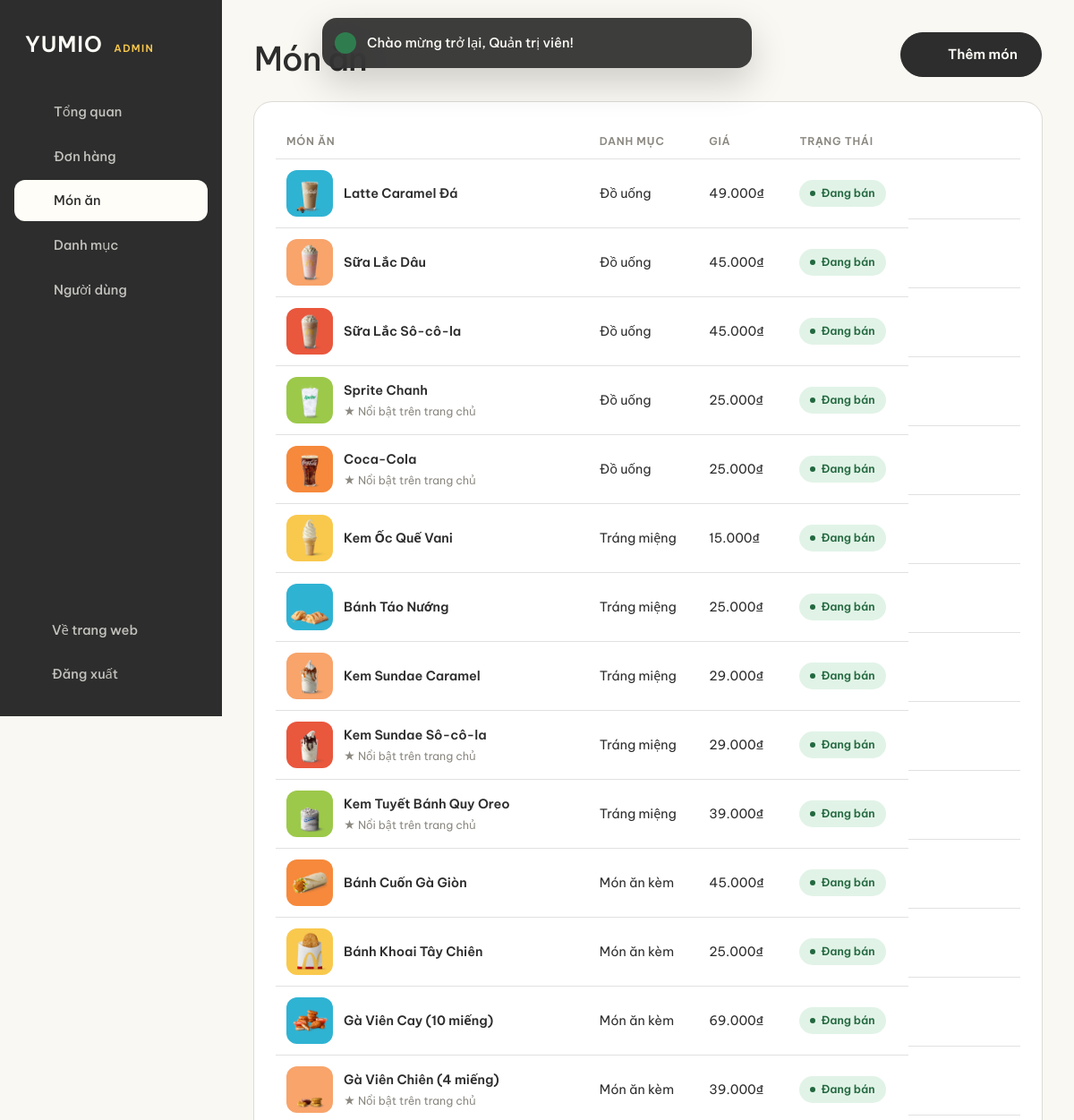
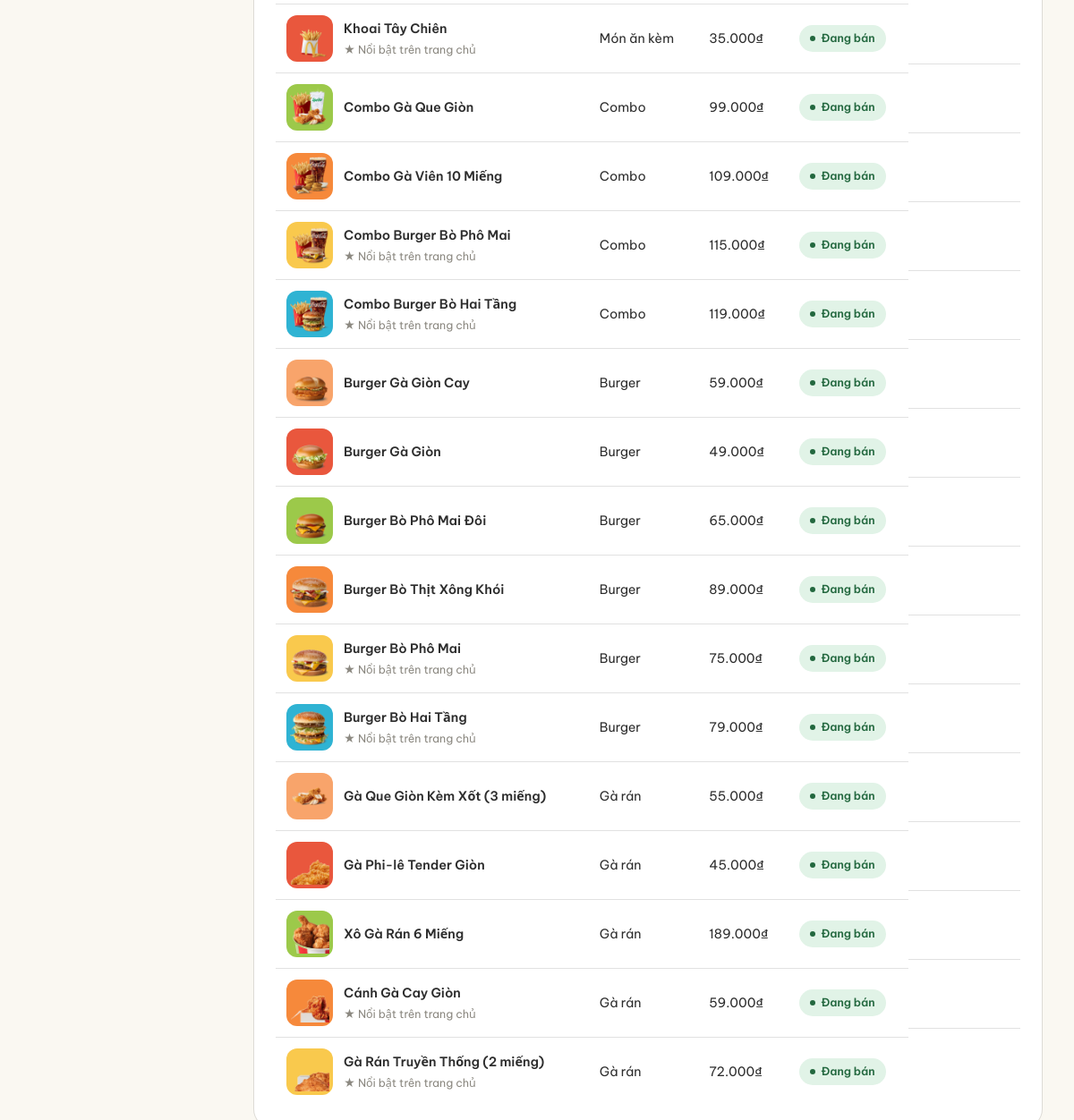
Screenshot of /admin/foods (signed in) with the database file from the repository (2 pictures, top to bottom).
### tables this page shows
CREATE TABLE foods (
    id           INT UNSIGNED AUTO_INCREMENT PRIMARY KEY,
    category_id  INT UNSIGNED NOT NULL,
    name         VARCHAR(150) NOT NULL,
    slug         VARCHAR(170) NOT NULL UNIQUE,
    description  TEXT NULL,
    price        DECIMAL(12, 0) NOT NULL,
    image        VARCHAR(255) NULL COMMENT 'Đường dẫn tính từ public/',
    bg_color     CHAR(7) NOT NULL DEFAULT '#f9c94d' COMMENT 'Màu nền thẻ món ăn',
    is_featured  TINYINT(1) NOT NULL DEFAULT 0,
    is_available TINYINT(1) NOT NULL DEFAULT 1,
    created_at   TIMESTAMP NOT NULL DEFAULT CURRENT_TIMESTAMP,
    FOREIGN KEY (category_id) REFERENCES categories(id) ON DELETE RESTRICT
);

CREATE TABLE categories (
    id          INT UNSIGNED AUTO_INCREMENT PRIMARY KEY,
    name        VARCHAR(100) NOT NULL,
    slug        VARCHAR(120) NOT NULL UNIQUE,
    description TEXT NULL,
    image       VARCHAR(255) NULL COMMENT 'Đường dẫn tính từ public/',
    color       CHAR(7) NOT NULL DEFAULT '#f9c94d' COMMENT 'Màu nền thẻ danh mục',
    sort_order  INT NOT NULL DEFAULT 0,
    created_at  TIMESTAMP NOT NULL DEFAULT CURRENT_TIMESTAMP
);

### app/Core/Controller.php (called while the page is built, shortened)
<?php
abstract class Controller
{
    protected function view(string $view, array $data = [], ?string $layout = 'main'): void
    {
        View::render($view, $data, $layout);
    }
}

### app/Controllers/Admin/FoodController.php (called while the page is built, shortened)
<?php
class FoodController extends Controller
{
    public function index(): void
    {
        $this->view('admin/food/index', ['title' => 'Món ăn', 'items' => Food::allWithCategory()], 'admin');
    }
}

### public/index.php (called while the page is built, shortened)
<?php
$router = new App\Core\Router();
$router->dispatch($_SERVER['REQUEST_METHOD'], $_SERVER['REQUEST_URI']);

### app/Models/Food.php (called while the page is built, shortened)
<?php
class Food extends Model
{
    public static function allWithCategory(): array
    {
        return static::db()->query(
            'SELECT f.*, c.name AS category_name FROM foods f
             JOIN categories c ON c.id = f.category_id
             ORDER BY f.id DESC'
        )->fetchAll();
    }
}

### app/Views/admin/food/index.php (the view, shortened to what this page needs)
<?php $headAction = ['/admin/foods/create', 'Thêm món']; require BASE_PATH . '/app/Views/partials/admin_head.php'; ?>
<section class="panel">
    <table class="table">
        <thead><tr><th>Món ăn</th><th>Danh mục</th><th>Giá</th><th>Trạng thái</th><th></th></tr></thead>
        <tbody>
        <?php foreach ($items as $food): ?>
            <tr>
                <td>
                    <div class="cell-media">
                        <span class="tile-media" style="--tile-bg: <?= e($food['bg_color']) ?>"><img src="<?= image_url($food['image']) ?>" alt="" loading="lazy"></span>
                        <span><a href="<?= url('/foods/' . $food['slug']) ?>" target="_blank"><?= e($food['name']) ?></a><?php if ($food['is_featured']): ?><small>★ Nổi bật trên trang chủ</small><?php endif; ?></span>
                    </div>
                </td>
                <td><?= e($food['category_name']) ?></td>
                <td><?= format_price($food['price']) ?></td>
                <td><span class="status-pill <?= $food['is_available'] ? 'status--completed' : 'status--cancelled' ?>"><?= $food['is_available'] ? 'Đang bán' : 'Ngừng bán' ?></span></td>
                <td class="table__actions">
                    <a href="<?= url('/admin/foods/' . $food['id'] . '/edit') ?>" class="icon-btn" aria-label="Sửa"><?= icon('edit', 18) ?></a>
                    <form action="<?= url('/admin/foods/' . $food['id'] . '/delete') ?>" method="post" data-confirm="Xoá món “<?= e($food['name']) ?>”?">
                        <button type="submit" class="icon-btn icon-btn--danger" aria-label="Xoá"><?= icon('trash', 18) ?></button>
                    </form>
                </td>
            </tr>
        <?php endforeach; ?>
        </tbody>
    </table>
</section>

### app/Helpers/functions.php (shortened to what this page needs)
<?php
function config(string $name): array
{
    static $cache = [];
    return $cache[$name] ??= require BASE_PATH . "/config/{$name}.php";
}
function e(mixed $value): string
{
    return htmlspecialchars((string) $value, ENT_QUOTES, 'UTF-8');
}
function url(string $path = ''): string
{
    return config('app')['url'] . '/' . ltrim($path, '/');
}
function asset(string $path): string
{
    return url('assets/' . ltrim($path, '/'));
}
function format_price(float|int|string $price): string
{
    return number_format((float) $price, 0, ',', '.') . '₫';
}
function image_url(?string $path): string
{
    return $path ? url($path) : asset('images/placeholder.svg');
}
function icon(string $name, int $size = 20): string
{
    $paths = [
        'search' => '<circle cx="11" cy="11" r="6.5"/><path d="m20 20-4.2-4.2"/>',
        'pin'    => '<path d="M12 21s-6.5-5.6-6.5-11a6.5 6.5 0 0 1 13 0c0 5.4-6.5 11-6.5 11Z"/><circle cx="12" cy="10" r="2.3"/>',
        'user'   => '<circle cx="12" cy="8.5" r="3.8"/><path d="M4.5 20.5c1.3-3.6 4.2-5.4 7.5-5.4s6.2 1.8 7.5 5.4"/>',
        'bag'    => '<path d="M5 8h14l-1.1 11.2a1.5 1.5 0 0 1-1.5 1.3H7.6a1.5 1.5 0 0 1-1.5-1.3L5 8Z"/><path d="M9 10V7a3 3 0 0 1 6 0v3"/>',
        'menu'   => '<path d="M4 7h16M4 12h16M4 17h16"/>',
        'close'  => '<path d="m6 6 12 12M18 6 6 18"/>',
        'left'   => '<path d="M19 12H5m6-6-6 6 6 6"/>',
        'right'  => '<path d="M5 12h14m-6-6 6 6-6 6"/>',
        'plus'   => '<path d="M12 5v14M5 12h14"/>',
        'minus'  => '<path d="M5 12h14"/>',
        'trash'  => '<path d="M5 7h14M10 11v6M14 11v6M6.5 7l.8 12a1.5 1.5 0 0 0 1.5 1.4h6.4a1.5 1.5 0 0 0 1.5-1.4l.8-12M9 7V5.5A1.5 1.5 0 0 1 10.5 4h3A1.5 1.5 0 0 1 15 5.5V7"/>',
        'check'  => '<path d="m5 12.5 4.5 4.5L19 7.5"/>',
        'clock'  => '<circle cx="12" cy="12" r="8.5"/><path d="M12 7.5V12l3 2"/>',
        'phone'  => '<path d="M6.6 3.5h2.6l1.4 4.2-2 1.4a12 12 0 0 0 6.3 6.3l1.4-2 4.2 1.4v2.6a2 2 0 0 1-2.2 2A16.5 16.5 0 0 1 4.6 5.7a2 2 0 0 1 2-2.2Z"/>',
        'truck'  => '<path d="M3 6.5h11v9H3zM14 9.5h3.8l3.2 3.3v2.7h-7"/><circle cx="7" cy="17.5" r="1.8"/><circle cx="17.5" cy="17.5" r="1.8"/>',
        'logout' => '<path d="M14 4.5h3.5A1.5 1.5 0 0 1 19 6v12a1.5 1.5 0 0 1-1.5 1.5H14M10 16l-4-4 4-4M6 12h9"/>',
        'grid'   => '<rect x="4" y="4" width="6.5" height="6.5" rx="1.5"/><rect x="13.5" y="4" width="6.5" height="6.5" rx="1.5"/><rect x="4" y="13.5" width="6.5" height="6.5" rx="1.5"/><rect x="13.5" y="13.5" width="6.5" height="6.5" rx="1.5"/>',
        'receipt'=> '<path d="M6 3.5h12v17l-3-2-3 2-3-2-3 2v-17Z"/><path d="M9 8.5h6M9 12h6"/>',
        'users'  => '<circle cx="9" cy="8.5" r="3.3"/><path d="M3 19.5c1-3 3.3-4.6 6-4.6s5 1.6 6 4.6"/><path d="M15.5 5.5a3.3 3.3 0 0 1 0 6.3M17.5 15.2c1.7.6 2.9 2 3.5 4.3"/>',
        'tag'    => '<path d="M3.5 12.6V4.5a1 1 0 0 1 1-1h8.1l8 8a1.4 1.4 0 0 1 0 2l-7.1 7.1a1.4 1.4 0 0 1-2 0l-8-8Z"/><circle cx="8" cy="8" r="1.4"/>',
        'home'   => '<path d="M4 10.5 12 4l8 6.5V19a1.5 1.5 0 0 1-1.5 1.5h-13A1.5 1.5 0 0 1 4 19v-8.5Z"/><path d="M9.5 20.5v-6h5v6"/>',
        'edit'   => '<path d="M14.5 5.5 18.5 9.5M4 20l1-4.5L15.8 4.7a1.4 1.4 0 0 1 2 0l1.5 1.5a1.4 1.4 0 0 1 0 2L8.5 19 4 20Z"/>',
    ];
    return sprintf(
        '<svg class="icon" width="%1$d" height="%1$d" viewBox="0 0 24 24" fill="none" stroke="currentColor" stroke-width="1.5" stroke-linecap="round" stroke-linejoin="round" aria-hidden="true">%2$s</svg>',
        $size,
        $paths[$name] ?? ''
    );
}

### app/Core/Router.php (shortened to what this page needs)
<?php
class Router
{
    private array $routes = [];
    private function add(string $method, string $path, array $action, array $middlewares): void
    {
        $this->routes[$method][] = compact('pattern', 'action', 'middlewares');
    }
    public function dispatch(string $method, string $uri): void
    {
        $path = $this->normalizePath($uri);
        foreach ($this->routes[$method] ?? [] as $route) {
            if (!preg_match($route['pattern'], $path, $matches)) {
                continue;
            }
            $params = array_filter($matches, 'is_string', ARRAY_FILTER_USE_KEY);
            [$controller, $action] = $route['action'];
            (new $controller())->$action(...$params);
            return;
        }
    }
    private function normalizePath(string $uri): string
    {
        $path = parse_url($uri, PHP_URL_PATH) ?: '/';
        return rtrim($path, '/') ?: '/';
    }
}

### public/assets/css/style.css (style rules this page uses)
:root { --cream: #fffdf7; --cream-2: #fff9e9; --cream-3: #fff3d6; --ink: #2d2d2d; --ink-soft: #5c5a55; --ink-faint: #8b8880; --line: rgba(45, 45, 45, 0.14); --white: #fff; --success: #2f7d4f; --danger: #c63a2b; --c-yellow: #f9c94d; --c-orange: #f6893b; --c-red: #e9573d; --c-green: #9cc94a; --c-blue: #2fb3d3; --c-peach: #f8a46b; --font-sans: "Be Vietnam Pro", system-ui, -apple-system, "Segoe UI", sans-serif; --font-serif: "Playfair Display", Georgia, "Times New Roman", serif; --font-display: "Anton", Impact, "Arial Narrow", sans-serif; --container: 1200px; --gutter: clamp(20px, 4vw, 48px); --section-space: clamp(88px, 11vw, 176px); --radius: 18px; --radius-sm: 12px; --pill: 999px; --ease-out: cubic-bezier(0.22, 1, 0.36, 1); --ease-in-out: cubic-bezier(0.65, 0, 0.35, 1); --press: 100ms; --header-h: 124px; color-scheme: light; }
*, *::before, *::after { box-sizing: border-box; }
html { -webkit-text-size-adjust: 100%; scroll-padding-top: calc(var(--header-h) + 16px); }
body { margin: 0; background: var(--cream); color: var(--ink); font: 400 1rem/1.6 var(--font-sans); -webkit-font-smoothing: antialiased; -moz-osx-font-smoothing: grayscale; text-rendering: optimizeLegibility; overflow-x: hidden; }
img, svg { display: block; max-width: 100%; }
img { height: auto; }
a { color: inherit; text-decoration: none; }
button, input, select, textarea { font: inherit; color: inherit; }
button { cursor: pointer; background: none; border: 0; padding: 0; }
.icon-btn { position: relative; display: inline-grid; place-items: center; width: 42px; height: 42px; border-radius: var(--pill); transition: background-color 160ms ease, transform var(--press) ease-out; -webkit-tap-highlight-color: transparent; }
.tile-media { position: relative; display: grid; place-items: center; aspect-ratio: 3 / 4; overflow: hidden; background: var(--tile-bg, var(--c-yellow)); }
.tile-media img { width: 80%; height: 80%; object-fit: contain; filter: drop-shadow(0 22px 26px rgba(40, 20, 0, 0.22)); transition: transform 600ms var(--ease-out); -webkit-user-drag: none; user-select: none; }
.status-pill { display: inline-flex; align-items: center; gap: 6px; padding: 5px 12px; border-radius: var(--pill); font-size: 0.78rem; font-weight: 600; white-space: nowrap; background: #eee; }
.status-pill::before { content: ""; width: 6px; height: 6px; border-radius: 50%; background: currentColor; }
.status--completed { background: #e1f3e7; color: #23683f; }

### public/assets/css/admin.css (style rules this page uses)
body.admin { display: grid; grid-template-columns: 248px minmax(0, 1fr); min-height: 100dvh; background: #faf8f2; }
.panel { padding: 24px; border-radius: 20px; background: var(--white); box-shadow: 0 0 0 1px var(--line); min-width: 0; }
.table { width: 100%; border-collapse: collapse; font-size: 0.9rem; }
.table th { padding: 10px 12px; border-bottom: 1px solid var(--line); font-size: 0.75rem; font-weight: 600; letter-spacing: 0.06em; text-transform: uppercase; text-align: left; color: var(--ink-faint); white-space: nowrap; }
.table td { padding: 12px; border-bottom: 1px solid var(--line); vertical-align: middle; }
.table tr:last-child td { border-bottom: 0; }
.table td small { display: block; margin-top: 2px; font-size: 0.78rem; color: var(--ink-faint); }
.table td a { font-weight: 600; }
.table tbody tr { transition: background-color 120ms ease; }
.table__actions { display: flex; justify-content: flex-end; gap: 4px; }
.cell-media { display: flex; align-items: center; gap: 12px; }
.cell-media .tile-media { flex: none; width: 52px; aspect-ratio: 1; border-radius: 12px; }
.cell-media .tile-media img { width: 84%; height: 84%; filter: none; }

### rows the page displays
foods: image (picture), name "Latte Caramel Đá", category.name "Đồ uống", price "49.000₫", is_available "Đang bán"
foods: image (picture), name "Sữa Lắc Dâu", category.name "Đồ uống", price "45.000₫", is_available "Đang bán"
foods: image (picture), name "Sữa Lắc Sô-cô-la", category.name "Đồ uống", price "45.000₫", is_available "Đang bán"
foods: image (picture), name "Sprite Chanh", is_featured "★ Nổi bật trên trang chủ", category.name "Đồ uống", price "25.000₫", is_available "Đang bán"
foods: image (picture), name "Coca-Cola", is_featured "★ Nổi bật trên trang chủ", category.name "Đồ uống", price "25.000₫", is_available "Đang bán"
foods: image (picture), name "Kem Ốc Quế Vani", category.name "Tráng miệng", price "15.000₫", is_available "Đang bán"
foods: image (picture), name "Bánh Táo Nướng", category.name "Tráng miệng", price "25.000₫", is_available "Đang bán"
foods: image (picture), name "Kem Sundae Caramel", category.name "Tráng miệng", price "29.000₫", is_available "Đang bán"
foods: image (picture), name "Kem Sundae Sô-cô-la", is_featured "★ Nổi bật trên trang chủ", category.name "Tráng miệng", price "29.000₫", is_available "Đang bán"
foods: image (picture), name "Kem Tuyết Bánh Quy Oreo", is_featured "★ Nổi bật trên trang chủ", category.name "Tráng miệng", price "39.000₫", is_available "Đang bán"
foods: image (picture), name "Bánh Cuốn Gà Giòn", category.name "Món ăn kèm", price "45.000₫", is_available "Đang bán"
foods: image (picture), name "Bánh Khoai Tây Chiên", category.name "Món ăn kèm", price "25.000₫", is_available "Đang bán"
foods: image (picture), name "Gà Viên Cay (10 miếng)", category.name "Món ăn kèm", price "69.000₫", is_available "Đang bán"
foods: image (picture), name "Gà Viên Chiên (4 miếng)", is_featured "★ Nổi bật trên trang chủ", category.name "Món ăn kèm", price "39.000₫", is_available "Đang bán"
foods: image (picture), name "Khoai Tây Chiên", is_featured "★ Nổi bật trên trang chủ", category.name "Món ăn kèm", price "35.000₫", is_available "Đang bán"
foods: image (picture), name "Combo Gà Que Giòn", category.name "Combo", price "99.000₫", is_available "Đang bán"
foods: image (picture), name "Combo Gà Viên 10 Miếng", category.name "Combo", price "109.000₫", is_available "Đang bán"
foods: image (picture), name "Combo Burger Bò Phô Mai", is_featured "★ Nổi bật trên trang chủ", category.name "Combo", price "115.000₫", is_available "Đang bán"
foods: image (picture), name "Combo Burger Bò Hai Tầng", is_featured "★ Nổi bật trên trang chủ", category.name "Combo", price "119.000₫", is_available "Đang bán"
foods: image (picture), name "Burger Gà Giòn Cay", category.name "Burger", price "59.000₫", is_available "Đang bán"
foods: image (picture), name "Burger Gà Giòn", category.name "Burger", price "49.000₫", is_available "Đang bán"
foods: image (picture), name "Burger Bò Phô Mai Đôi", category.name "Burger", price "65.000₫", is_available "Đang bán"
foods: image (picture), name "Burger Bò Thịt Xông Khói", category.name "Burger", price "89.000₫", is_available "Đang bán"
foods: image (picture), name "Burger Bò Phô Mai", is_featured "★ Nổi bật trên trang chủ", category.name "Burger", price "75.000₫", is_available "Đang bán"
foods: image (picture), name "Burger Bò Hai Tầng", is_featured "★ Nổi bật trên trang chủ", category.name "Burger", price "79.000₫", is_available "Đang bán"
foods: image (picture), name "Gà Que Giòn Kèm Xốt (3 miếng)", category.name "Gà rán", price "55.000₫", is_available "Đang bán"
foods: image (picture), name "Gà Phi-lê Tender Giòn", category.name "Gà rán", price "45.000₫", is_available "Đang bán"
foods: image (picture), name "Xô Gà Rán 6 Miếng", category.name "Gà rán", price "189.000₫", is_available "Đang bán"
foods: image (picture), name "Cánh Gà Cay Giòn", is_featured "★ Nổi bật trên trang chủ", category.name "Gà rán", price "59.000₫", is_available "Đang bán"
foods: image (picture), name "Gà Rán Truyền Thống (2 miếng)", is_featured "★ Nổi bật trên trang chủ", category.name "Gà rán", price "72.000₫", is_available "Đang bán"

### other values shown
$label "Tổng quan"
$label "Đơn hàng"
$label "Món ăn"
$label "Danh mục"
$label "Người dùng"
$message "Chào mừng trở lại, Quản trị viên!"
